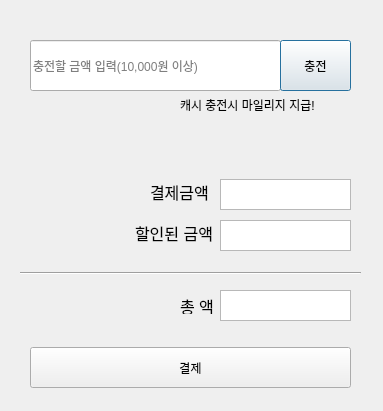
<?xml version="1.0" encoding="UTF-8"?>
<ui version="4.0">
 <class>charge</class>
 <widget class="QDialog" name="charge">
  <property name="geometry">
   <rect>
    <x>0</x>
    <y>0</y>
    <width>383</width>
    <height>411</height>
   </rect>
  </property>
  <property name="windowTitle">
   <string>Dialog</string>
  </property>
  <widget class="QLineEdit" name="char_money">
   <property name="geometry">
    <rect>
     <x>30</x>
     <y>40</y>
     <width>251</width>
     <height>51</height>
    </rect>
   </property>
   <property name="placeholderText">
    <string>충전할 금액 입력(10,000원 이상)</string>
   </property>
  </widget>
  <widget class="QPushButton" name="charge_2">
   <property name="geometry">
    <rect>
     <x>280</x>
     <y>40</y>
     <width>71</width>
     <height>51</height>
    </rect>
   </property>
   <property name="text">
    <string>충전</string>
   </property>
  </widget>
  <widget class="QLabel" name="label">
   <property name="geometry">
    <rect>
     <x>180</x>
     <y>97</y>
     <width>171</width>
     <height>16</height>
    </rect>
   </property>
   <property name="text">
    <string>캐시 충전시 마일리지 지급!</string>
   </property>
  </widget>
  <widget class="QLabel" name="label_2">
   <property name="geometry">
    <rect>
     <x>150</x>
     <y>166</y>
     <width>101</width>
     <height>51</height>
    </rect>
   </property>
   <property name="font">
    <font>
     <pointsize>12</pointsize>
    </font>
   </property>
   <property name="text">
    <string>결제금액</string>
   </property>
  </widget>
  <widget class="QLabel" name="label_3">
   <property name="geometry">
    <rect>
     <x>135</x>
     <y>217</y>
     <width>91</width>
     <height>31</height>
    </rect>
   </property>
   <property name="font">
    <font>
     <pointsize>12</pointsize>
    </font>
   </property>
   <property name="text">
    <string>할인된 금액</string>
   </property>
  </widget>
  <widget class="Line" name="line">
   <property name="geometry">
    <rect>
     <x>20</x>
     <y>263</y>
     <width>341</width>
     <height>20</height>
    </rect>
   </property>
   <property name="orientation">
    <enum>Qt::Horizontal</enum>
   </property>
  </widget>
  <widget class="QLabel" name="label_4">
   <property name="geometry">
    <rect>
     <x>180</x>
     <y>297</y>
     <width>51</width>
     <height>17</height>
    </rect>
   </property>
   <property name="font">
    <font>
     <pointsize>12</pointsize>
    </font>
   </property>
   <property name="text">
    <string>총 액</string>
   </property>
  </widget>
  <widget class="QPushButton" name="pay">
   <property name="geometry">
    <rect>
     <x>30</x>
     <y>347</y>
     <width>321</width>
     <height>41</height>
    </rect>
   </property>
   <property name="text">
    <string>결제</string>
   </property>
  </widget>
  <widget class="QTextBrowser" name="all_text">
   <property name="geometry">
    <rect>
     <x>220</x>
     <y>179</y>
     <width>131</width>
     <height>31</height>
    </rect>
   </property>
  </widget>
  <widget class="QTextBrowser" name="fin_text">
   <property name="geometry">
    <rect>
     <x>220</x>
     <y>290</y>
     <width>131</width>
     <height>31</height>
    </rect>
   </property>
  </widget>
  <widget class="QTextBrowser" name="sale_text">
   <property name="geometry">
    <rect>
     <x>220</x>
     <y>220</y>
     <width>131</width>
     <height>31</height>
    </rect>
   </property>
  </widget>
 </widget>
 <resources/>
 <connections/>
</ui>
